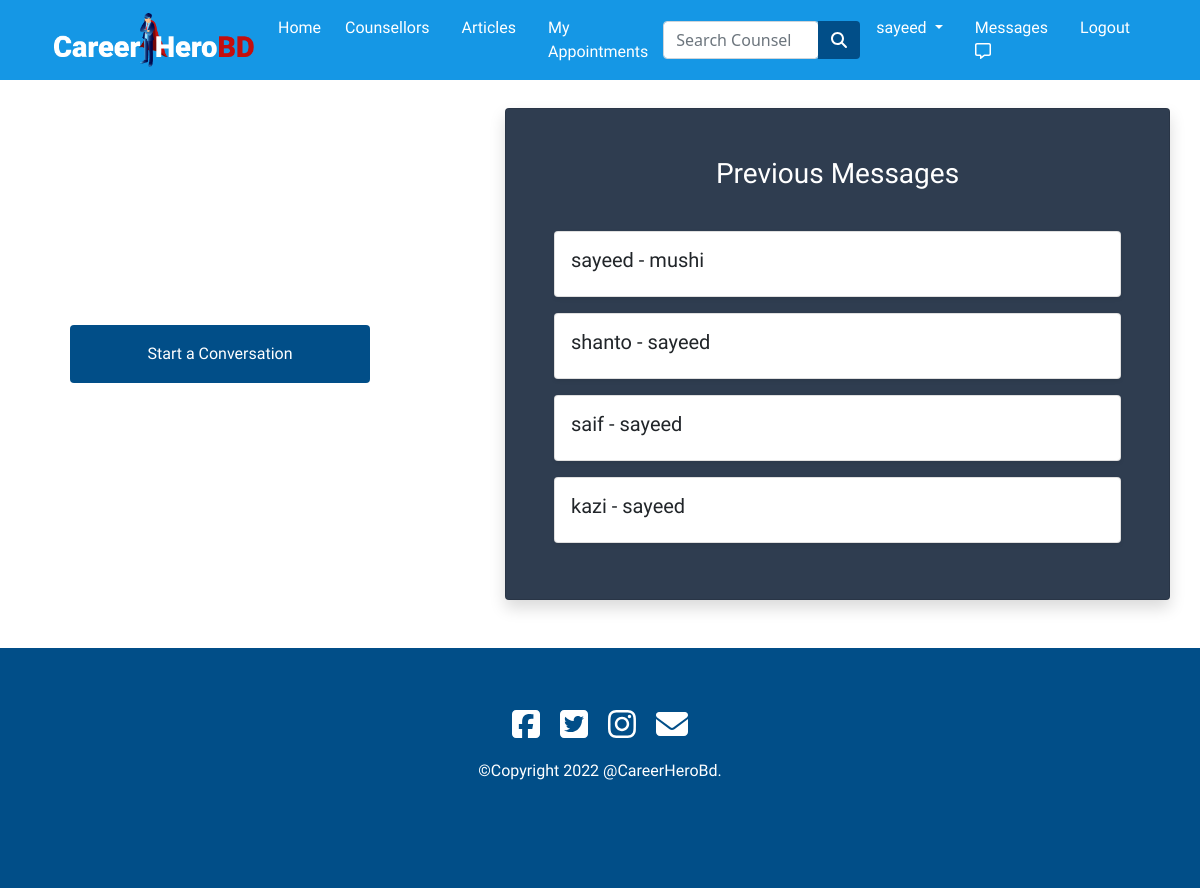
Screenshot of /inbox/ (signed in) with the database file from the repository.
### app/models.py (models this page shows)
class User(AbstractUser):
  is_counselor= models.BooleanField(default=False)
  is_student = models.BooleanField(default=False)

class ThreadModel(models.Model):
  user = models.ForeignKey(User,on_delete=models.CASCADE,related_name='+')
  receiver = models.ForeignKey(User,on_delete=models.CASCADE,related_name='+')

### app/views.py (the view)
# urls.py: path('inbox/', ListThreads.as_view(), name='inbox'),
class ListThreads(View):
    def get(self, request, *args, **kwargs):
        threads = ThreadModel.objects.filter(
            Q(user=request.user) | Q(receiver=request.user))
        context = {
            'threads': threads
        }
        return render(request, 'app/inbox.html', context)

### app/templates/app/inbox.html (shortened to what this page needs)
{% extends 'app/base.html' %}
{% load static %}
{% block main-content %}
<div class="container my-5" style="padding-top: 60px;">
  <div class="row">
    <div class="col-md-4 d-flex align-items-center justify-content-center">
      <div>
        <a href="{% url 'create-thread' %}"> <button style="width: 300px;" id="button" class="btn p-3 m-3" type="submit">Start a
            Conversation</button></a>
      </div>
    </div>
    <div class="col-md-1"></div>
    <div class="card shadow col-md-7 p-5" style="background-color:#2F3D50;">
      {% if threads %}
      <center>
        <h3 style="color: white;">Previous Messages</h3> <br>
      </center>
      {% else %}
      <center>
        <h3 style="color: white;">Inbox Empty</h3>
      </center>
      {% endif %}
      {% for thread in threads.all %}
      <div class="card p-3 shadow-sm my-2">
        <h5>{{ thread.user }} - {{ thread.receiver }}</h5>
      </div>
      {% endfor %}
    </div>
  </div>
</div>
{% endblock main-content %}

### app/templates/app/base.html (shortened to what this page needs)
<!DOCTYPE html>
{% load static %}
<html lang="en">
<head>
  <link rel="stylesheet" href="{% static 'app/css/style.css' %}">
  <link href="https://cdn.jsdelivr.net/npm/bootstrap@5.0.0-beta1/dist/css/bootstrap.min.css" rel="stylesheet"
>
  <link rel="stylesheet" href="https://stackpath.bootstrapcdn.com/font-awesome/4.7.0/css/font-awesome.min.css">
  <link rel="stylesheet" href="{% static 'app/css/owl.carousel.min.css' %}">
  <link rel="stylesheet" href="{% static 'app/css/all.min.css' %}">
  <link rel="stylesheet" href="https://cdnjs.cloudflare.com/ajax/libs/animate.css/3.7.2/animate.css">
</head>
<body>
  <div class="row">
    <div class="col-sm-12 col-md-12 col-lg-12">
      <nav id="nav" class="navbar navbar-expand-lg navbar-dark  fixed-top" style="background-color: #1597E5;">
        <div class="container">
          <a class="navbar-brand" href="/" ><img src="{% static 'app/images/nav/logo.png' %}" alt="" style="width: 200px;"></a>
          <button class="navbar-toggler" type="button" data-bs-toggle="collapse" data-bs-target="#navbarSupportedContent"
            aria-controls="navbarSupportedContent" aria-expanded="false" aria-label="Toggle navigation">
          <div class="collapse navbar-collapse" id="navbarSupportedContent">
            <ul class="navbar-nav me-auto mb-2 mb-lg-0">
              <li class="nav-item">
                <a class="nav-link" aria-current="page" href="/">Home</a>
              </li>
              <li class="nav-item mx-2">
                <a href="{% url 'counselor' %}" class="nav-link">Counsellors</a>
              </li>
              <li class="nav-item mx-2">
                <a href="{% url 'article_list' %}" class="nav-link">Articles</a>
              </li>
              {% if request.user.is_authenticated %}
              <li class="nav-item mx-2">
                <a href="{% url 'appointment' %}" class="nav-link">My Appointments</a>
              </li>
              {% endif %}
            </ul>
            <form class="d-flex input-group w-auto" method="POST" action="{% url 'search_list' %}">
              <input type="search" class="form-control rounded" name="q" placeholder="Search Counsellor"
                aria-label="Search" aria-describedby="search-addon" />
              <button type="submit" class="btn" style="background-color: #014e88;"><i class="fas fa-search"
                  style="color: white;"></i></button>
            </form>
            <div>
              <ul class="navbar-nav me-auto mb-2 mb-lg-0">
                {% if request.user.is_authenticated %}
                <li class="nav-item dropdown mx-2">
                  <a class="nav-link dropdown-toggle" href="#" id="profileDropdown" role="button"
                    data-bs-toggle="dropdown" aria-expanded="false">
                    {{request.user.username}}
                  </a>
                </li>
                <li class="nav-item mx-2">
                  <a href="{% url 'inbox' %}" class="nav-link">Messages <i class="far fa-comment-alt "></i></a>
                </li>
                <li class="nav-item mx-2">
                  <a href="{% url 'logout' %}" class="nav-link">Logout</a>
                </li>
                {% endif %}
              </ul>
            </div>
          </div>
        </div>
      </nav>
    </div>
  </div>
  {% block main-content %}
  {% endblock main-content %}
  <section id="footer" class="section-padding">
    <footer>
      <a target="_blank" href="https://www.facebook.com/"><i class="icon1 fab fa-facebook-square fa-2x"></i></a>
      <a class="mx-3" target="_blank" href="https://twitter.com/"><i class="icon1 fab fa-twitter-square fa-2x"></i></a>
      <a class="me-3" target="_blank" href="https://www.instagram.com/"><i class="icon1 fab fa-instagram fa-2x"></i></a>
      <a target="_blank" href="mailto:someone@example.com"><i class="icon1 fas fa-envelope fa-2x"></i></a>
      <p class="mt-3 text-center">©Copyright 2022 @CareerHeroBd.</p>
    </footer>
  </section>
</body>
</html>

### app/templates/app/base.html (style rules this page uses)
* { margin: 0; padding: 0; }
body { scroll-behavior: smooth; }
.section-padding { padding-top: 50px; padding-bottom: 50px; }
h3 { font-family: 'Fira Sans', sans-serif; font-weight: 500; }
h4, h5, h6, p, a { font-family: 'Fira Sans', sans-serif; font-weight: 300; text-align: justify; }
.nav-link { color: white !important; transition: all .3s ease-in-out; }
#footer { text-align: center; background-color: #014e88; color: white; width: 100%; height: 30vh; padding: 60px 0px; }
#footer a { color: white; }
#footer .icon1 { color: white; transition: .6s ease; }

### app/templates/app/inbox.html (style rules this page uses)
a #button { background-color: #014E88; color: white; transition: .6s ease; }

### rows the page displays
User: user.username "sayeed"
ThreadModel: user "sayeed", receiver "mushi"
ThreadModel: user "shanto", receiver "sayeed"
ThreadModel: user "saif", receiver "sayeed"
ThreadModel: user "kazi", receiver "sayeed"
